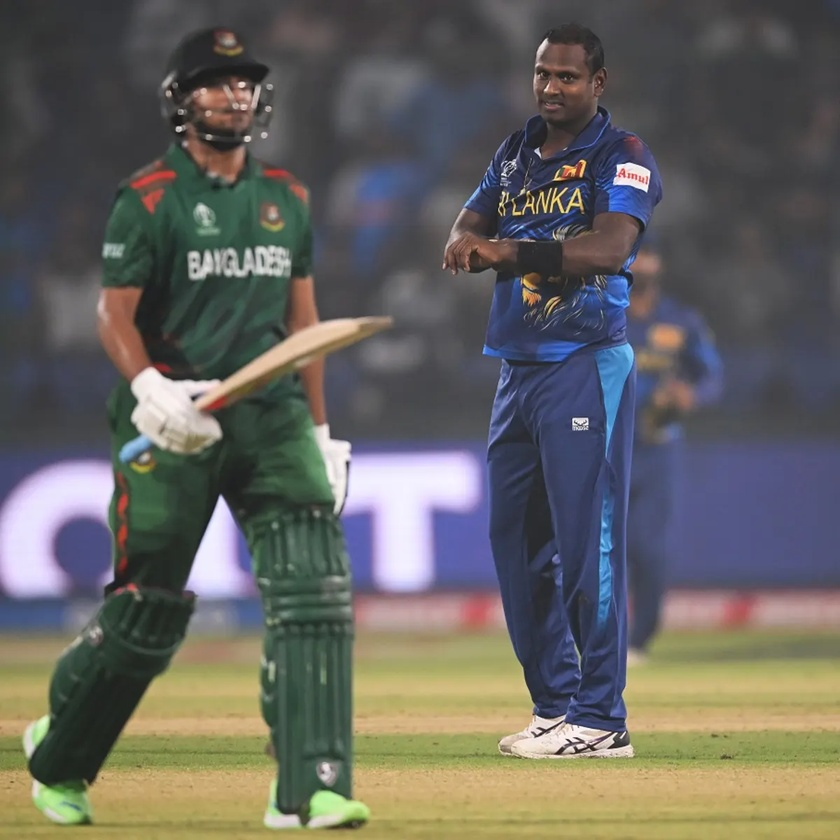
#> input picture img.jpg, 840 x 840 px, shrunk from 1200 x 1200 before the run, found by its file name
$ python 'DIP7 Canny Edge Detection.py'
#> lines starting #> are read from the running program, lines starting #| are printed output that depends on the picture
#!/usr/bin/env python
# coding: utf-8

# In[1]:


import cv2
import matplotlib.pyplot as plt


# In[2]:


# Read the image
image = cv2.imread('img.jpg', 0)  # Read image as grayscale
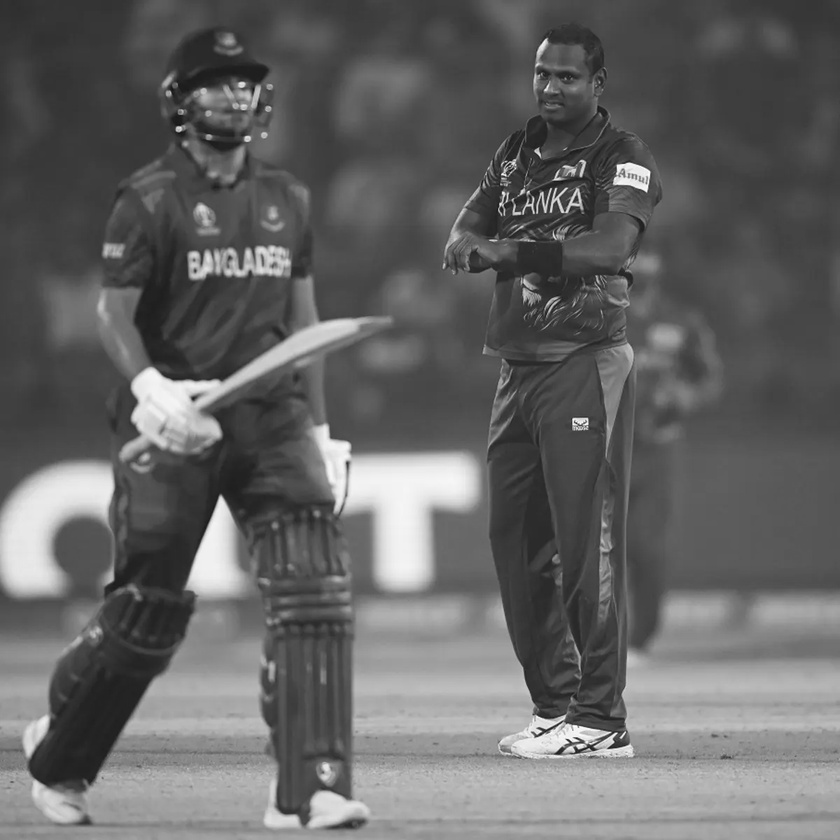
#> image: shape (840, 840); min 16, max 255, mean 100.6


# In[3]:


if image is not None:
    # Apply Canny edge detection
    edges = cv2.Canny(image, 100, 200)  # You can adjust the thresholds for edge detection
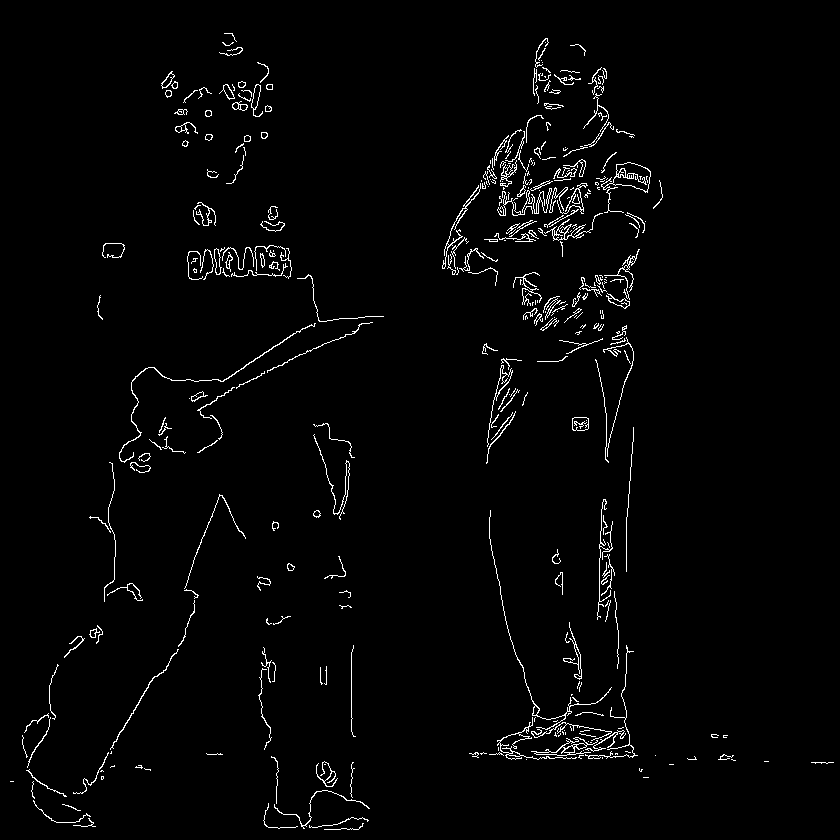
#> edges: shape (840, 840); 2.1% white in thin lines or dots

    # Display the original image and the detected edges
    plt.figure(figsize=(10, 5))

    plt.subplot(1, 2, 1)
    plt.imshow(image, cmap='gray')
    plt.title('Original Image')
    plt.axis('off')

    plt.subplot(1, 2, 2)
    plt.imshow(edges, cmap='gray')
    plt.title('Canny Edge Detection')
    plt.axis('off')

    plt.show()
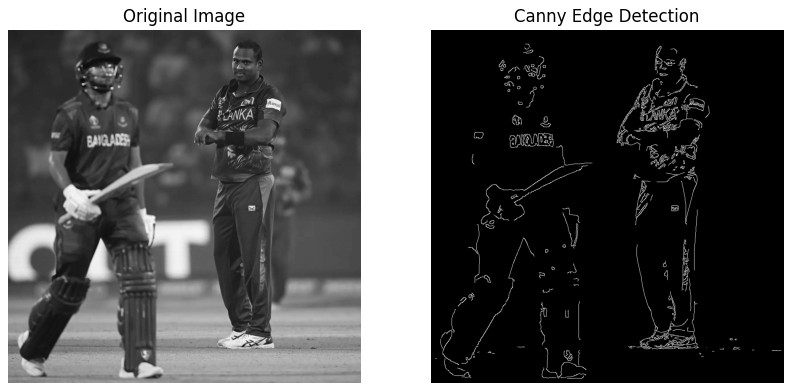
#> figure drawn by matplotlib, 2 panels
else:
    print("Error: Unable to read the image. Please check the file path.")


# In[ ]:

$ run again, with riddo.jpg copied over img.jpg
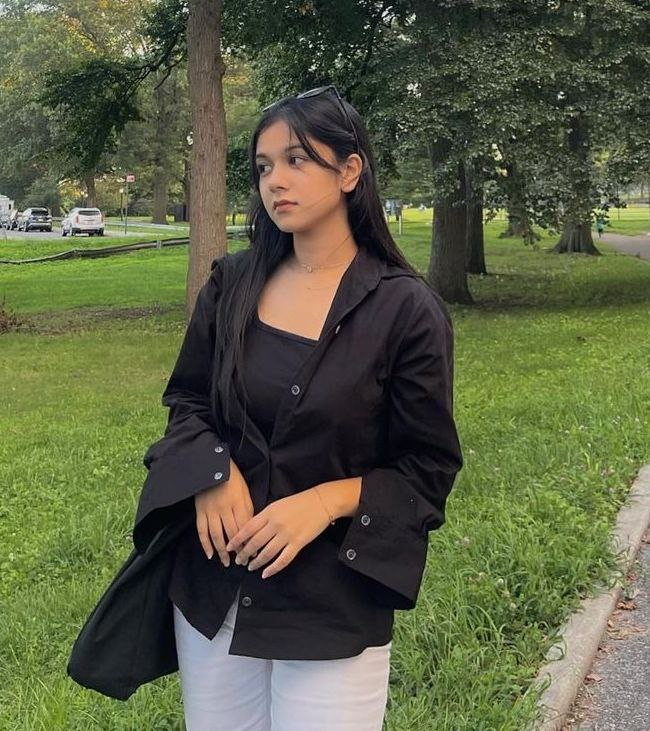
#> input picture riddo.jpg, 650 x 731 px, found by its file name
#> `edges = cv2.Canny(image, 100, 200)`:
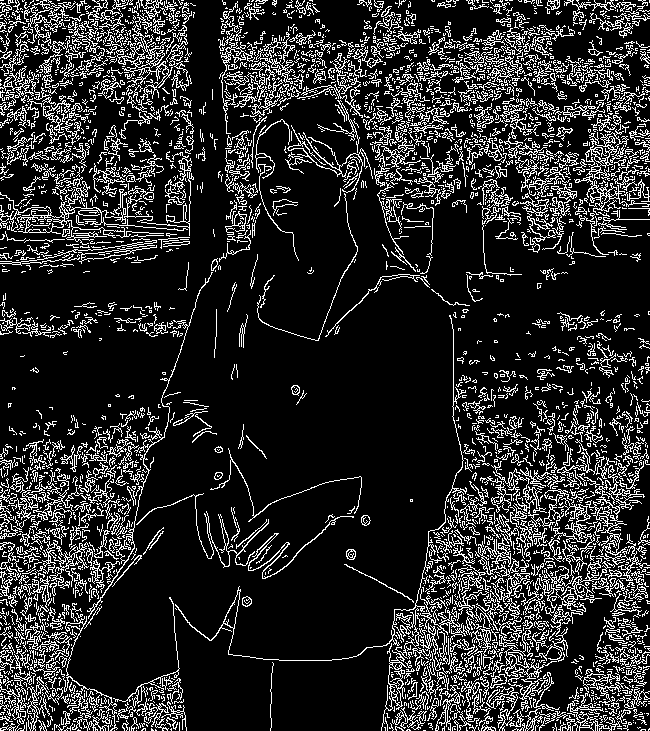
#> edges: shape (731, 650); 16.5% white in thin lines or dots
#> `plt.show()`:
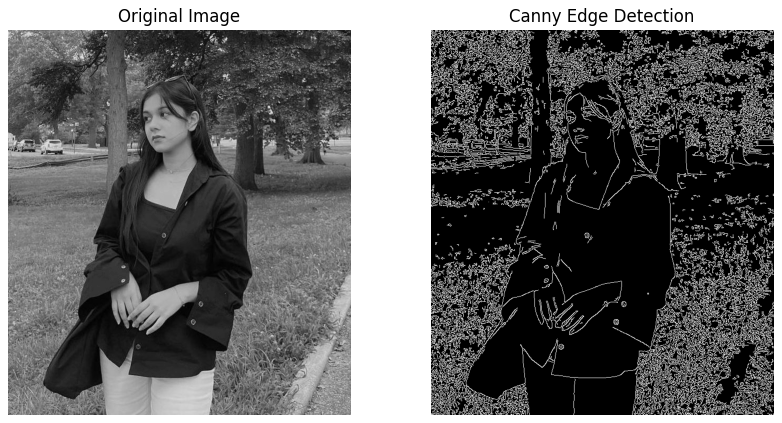
#> figure drawn by matplotlib, 2 panels
